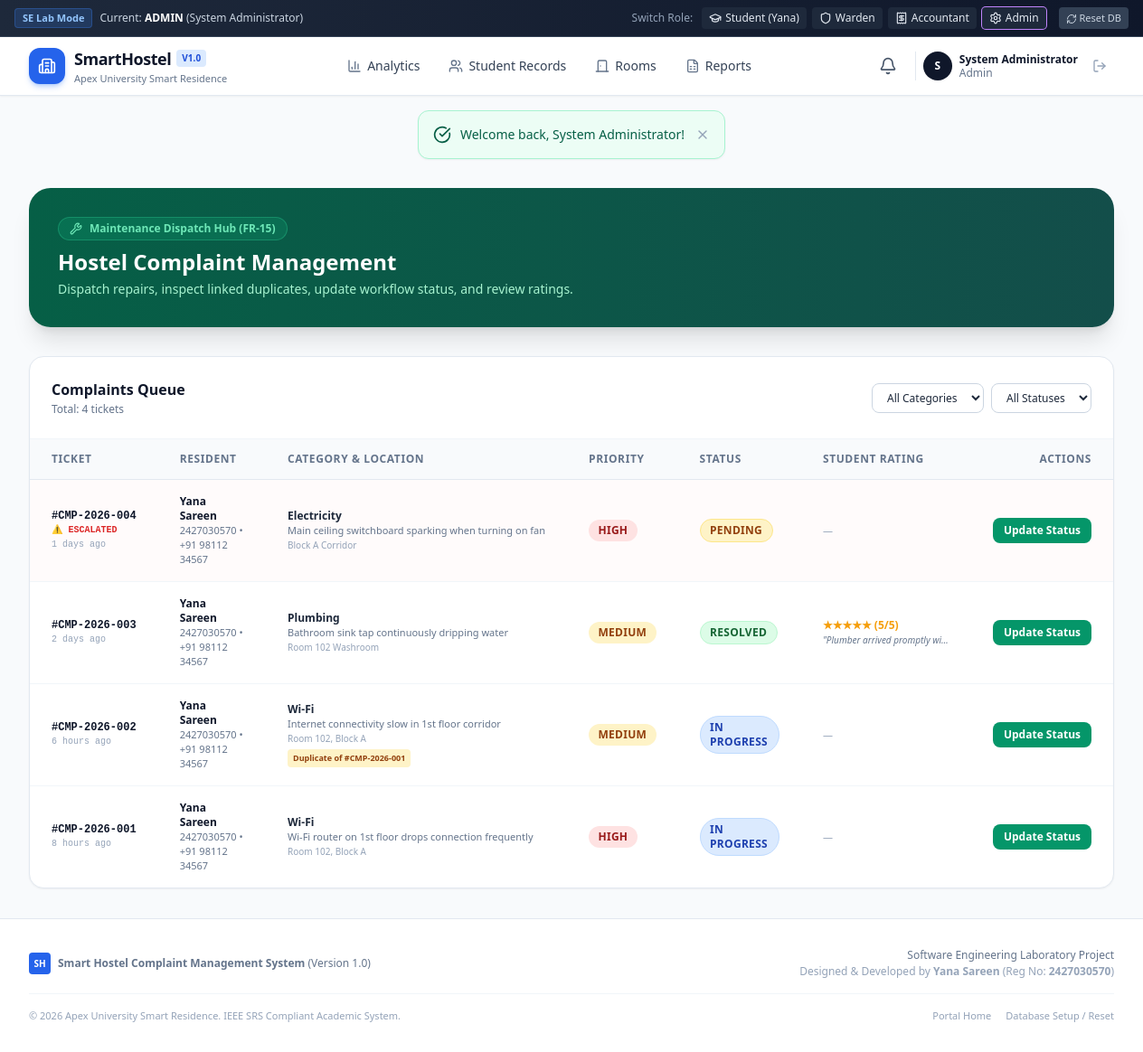
Page /warden_complaints.php (signed in) on the committed database.
### tables this page shows
CREATE TABLE `complaints` (
  `id` INT AUTO_INCREMENT PRIMARY KEY,
  `ticket_id` VARCHAR(30) NOT NULL UNIQUE,
  `student_id` INT NOT NULL,
  `room_id` INT DEFAULT NULL,
  `location_details` VARCHAR(150) DEFAULT NULL,
  `category` ENUM('Electricity', 'Plumbing', 'Wi-Fi', 'Cleaning', 'Furniture', 'Other') NOT NULL,
  `priority` ENUM('High', 'Medium', 'Low') NOT NULL DEFAULT 'Medium',
  `title` VARCHAR(150) NOT NULL,
  `description` TEXT NOT NULL,
  `status` ENUM('Pending', 'In Progress', 'Resolved') NOT NULL DEFAULT 'Pending',
  `is_escalated` TINYINT(1) NOT NULL DEFAULT 0,
  `parent_duplicate_id` INT DEFAULT NULL,
  `assigned_staff_id` INT DEFAULT NULL,
  `staff_notes` TEXT DEFAULT NULL,
  `resolved_at` DATETIME DEFAULT NULL,
  `created_at` DATETIME DEFAULT CURRENT_TIMESTAMP,
  FOREIGN KEY (`student_id`) REFERENCES `students`(`id`) ON DELETE CASCADE,
  FOREIGN KEY (`room_id`) REFERENCES `rooms`(`id`) ON DELETE SET NULL,
  FOREIGN KEY (`assigned_staff_id`) REFERENCES `users`(`id`) ON DELETE SET NULL
);

CREATE TABLE `users` (
  `id` INT AUTO_INCREMENT PRIMARY KEY,
  `name` VARCHAR(100) NOT NULL,
  `email` VARCHAR(100) NOT NULL UNIQUE,
  `password` VARCHAR(255) NOT NULL,
  `role` ENUM('student', 'warden', 'accountant', 'admin') NOT NULL DEFAULT 'student',
  `phone` VARCHAR(20) DEFAULT NULL,
  `reg_no` VARCHAR(50) DEFAULT NULL,
  `avatar` VARCHAR(255) DEFAULT 'assets/img/default-avatar.png',
  `created_at` DATETIME DEFAULT CURRENT_TIMESTAMP
);

CREATE TABLE `students` (
  `id` INT AUTO_INCREMENT PRIMARY KEY,
  `user_id` INT NOT NULL,
  `reg_no` VARCHAR(50) NOT NULL UNIQUE,
  `room_id` INT DEFAULT NULL,
  `department` VARCHAR(100) NOT NULL,
  `year` VARCHAR(20) NOT NULL DEFAULT '2nd Year',
  `gender` ENUM('Male', 'Female', 'Other') NOT NULL DEFAULT 'Female',
  `emergency_contact` VARCHAR(150) DEFAULT NULL,
  `check_in_date` DATE DEFAULT NULL,
  `check_out_date` DATE DEFAULT NULL,
  `status` VARCHAR(50) NOT NULL DEFAULT 'Active Resident',
  FOREIGN KEY (`user_id`) REFERENCES `users`(`id`) ON DELETE CASCADE,
  FOREIGN KEY (`room_id`) REFERENCES `rooms`(`id`) ON DELETE SET NULL
);

CREATE TABLE `complaint_feedback` (
  `id` INT AUTO_INCREMENT PRIMARY KEY,
  `complaint_id` INT NOT NULL UNIQUE,
  `student_id` INT NOT NULL,
  `rating` INT NOT NULL CHECK (`rating` >= 1 AND `rating` <= 5),
  `comment` TEXT DEFAULT NULL,
  `created_at` DATETIME DEFAULT CURRENT_TIMESTAMP,
  FOREIGN KEY (`complaint_id`) REFERENCES `complaints`(`id`) ON DELETE CASCADE,
  FOREIGN KEY (`student_id`) REFERENCES `students`(`id`) ON DELETE CASCADE
);

### config.php (called while the page is built, shortened)
<?php
function time_ago($datetime) {
    $time = strtotime($datetime);
    $diff = time() - $time;
    if ($diff < 86400) return floor($diff / 3600) . ' hours ago';
    if ($diff < 604800) return floor($diff / 86400) . ' days ago';
    return date('d M Y, h:i A', $time);
}

### warden_complaints.php (the view, shortened to what this page needs)
<?php
require_once __DIR__ . '/config.php';
$db = get_db();
$sql_cmp = "SELECT c.*, s.reg_no, u.name as student_name, u.phone as student_phone, r.room_number, r.block,
                   cf.rating, cf.comment as feedback_comment,
                   p.ticket_id as parent_ticket_num
            FROM complaints c
            JOIN students s ON c.student_id = s.id
            JOIN users u ON s.user_id = u.id
            LEFT JOIN rooms r ON c.room_id = r.id
            LEFT JOIN complaint_feedback cf ON c.id = cf.complaint_id
            LEFT JOIN complaints p ON c.parent_duplicate_id = p.id
            WHERE 1=1 ";
$params_cmp = [];
$sql_cmp .= " ORDER BY c.is_escalated DESC, c.id DESC";
$stmt = $db->prepare($sql_cmp);
$stmt->execute($params_cmp);
$all_complaints = $stmt->fetchAll();
require_once __DIR__ . '/includes/header.php';
require_once __DIR__ . '/includes/navbar.php';
?>
<div class="max-w-7xl mx-auto px-4 sm:px-6 lg:px-8 py-8 space-y-8">
    <div class="bg-gradient-to-r from-emerald-800 to-teal-900 rounded-3xl p-6 sm:p-8 text-white shadow-xl flex flex-col sm:flex-row sm:items-center justify-between gap-4">
        <div>
            <div class="inline-flex items-center gap-2 px-3 py-1 rounded-full text-xs font-semibold bg-emerald-500/20 text-emerald-300 border border-emerald-400/30 mb-2">
                <i data-lucide="wrench" class="w-3.5 h-3.5"></i> Maintenance Dispatch Hub (FR-15)
            </div>
            <h1 class="text-2xl font-black">Hostel Complaint Management</h1>
            <p class="text-xs sm:text-sm text-emerald-200 mt-1">Dispatch repairs, inspect linked duplicates, update workflow status, and review ratings.</p>
        </div>
    </div>
    <div class="bg-white rounded-2xl border border-slate-200 shadow-sm overflow-hidden">
        <div class="p-6 border-b border-slate-100 flex flex-col sm:flex-row sm:items-center justify-between gap-4">
            <div>
                <h3 class="font-bold text-slate-900 text-base">Complaints Queue</h3>
                <p class="text-xs text-slate-500 mt-0.5">Total: <?= count($all_complaints) ?> tickets</p>
            </div>
            <form method="GET" action="warden_complaints.php" class="flex flex-wrap items-center gap-2 text-xs">
                <select name="cat" onchange="this.form.submit()" class="px-3 py-1.5 rounded-lg border border-slate-300 bg-white">
                    <option value="">All Categories</option>
                </select>
                <select name="status" onchange="this.form.submit()" class="px-3 py-1.5 rounded-lg border border-slate-300 bg-white">
                    <option value="">All Statuses</option>
                </select>
            </form>
        </div>
        <div class="overflow-x-auto">
            <table class="w-full text-left text-xs text-slate-600">
                <thead class="bg-slate-50 text-slate-500 uppercase tracking-wider font-semibold border-b border-slate-200">
                    <tr>
                        <th class="px-6 py-3.5">Ticket</th>
                        <th class="px-6 py-3.5">Resident</th>
                        <th class="px-6 py-3.5">Category & Location</th>
                        <th class="px-6 py-3.5">Priority</th>
                        <th class="px-6 py-3.5">Status</th>
                        <th class="px-6 py-3.5">Student Rating</th>
                        <th class="px-6 py-3.5 text-right">Actions</th>
                    </tr>
                </thead>
                <tbody class="divide-y divide-slate-100">
                    <?php foreach ($all_complaints as $c): ?>
                        <tr class="hover:bg-slate-50/80 transition <?= $c['is_escalated'] && $c['status'] !== 'Resolved' ? 'bg-red-50/30' : '' ?>">
                            <td class="px-6 py-4 font-mono font-bold text-slate-900 whitespace-nowrap">
                                #<?= htmlspecialchars($c['ticket_id']) ?>
                                <?php if ($c['is_escalated']): ?>
                                    <span class="block text-[10px] text-red-600 font-bold">⚠️ ESCALATED</span>
                                <?php endif; ?>
                                <span class="block text-[10px] text-slate-400 font-normal"><?= time_ago($c['created_at']) ?></span>
                            </td>
                            <td class="px-6 py-4">
                                <p class="font-bold text-slate-900"><?= htmlspecialchars($c['student_name']) ?></p>
                                <p class="text-[11px] text-slate-500"><?= htmlspecialchars($c['reg_no']) ?> • <?= htmlspecialchars($c['student_phone']) ?></p>
                            </td>
                            <td class="px-6 py-4">
                                <span class="font-semibold text-slate-800"><?= htmlspecialchars($c['category']) ?></span>
                                <p class="text-[11px] text-slate-500 truncate max-w-xs"><?= htmlspecialchars($c['title']) ?></p>
                                <p class="text-[10px] text-slate-400"><?= htmlspecialchars($c['location_details'] ?: 'Room ' . $c['room_number']) ?></p>
                                <?php if ($c['parent_duplicate_id']): ?>
                                    <span class="inline-block px-1.5 py-0.5 text-[9px] bg-amber-100 text-amber-800 rounded font-semibold mt-1">
                                        Duplicate of #<?= htmlspecialchars($c['parent_ticket_num'] ?? 'Parent') ?>
                                    </span>
                                <?php endif; ?>
                            </td>
                            <td class="px-6 py-4">
                                <span class="badge-status <?= $c['priority'] === 'High' ? 'badge-high' : ($c['priority'] === 'Medium' ? 'badge-medium' : 'badge-low') ?>">
                                    <?= htmlspecialchars($c['priority']) ?>
                                </span>
                            </td>
                            <td class="px-6 py-4">
                                <span class="badge-status <?= $c['status'] === 'Resolved' ? 'badge-resolved' : ($c['status'] === 'In Progress' ? 'badge-progress' : 'badge-pending') ?>">
                                    <?= htmlspecialchars($c['status']) ?>
                                </span>
                            </td>
                            <td class="px-6 py-4">
                                <?php if ($c['rating']): ?>
                                    <div class="text-amber-500 font-bold" title="<?= htmlspecialchars($c['feedback_comment']) ?>">
                                        <?= str_repeat('★', $c['rating']) ?> (<?= $c['rating'] ?>/5)
                                    </div>
                                    <p class="text-[10px] text-slate-500 italic truncate max-w-[140px]">"<?= htmlspecialchars($c['feedback_comment']) ?>"</p>
                                <?php else: ?>
                                    <span class="text-slate-400 text-[11px]">—</span>
                                <?php endif; ?>
                            </td>
                            <td class="px-6 py-4 text-right whitespace-nowrap">
                                <button onclick="openModal('updateTicketModal_<?= $c['id'] ?>')" class="px-3 py-1.5 rounded-lg bg-emerald-600 hover:bg-emerald-700 text-white font-semibold transition">
                                    Update Status
                                </button>
                            </td>
                        </tr>
                    <?php endforeach; ?>
                </tbody>
            </table>
        </div>
    </div>
</div>
<?php require_once __DIR__ . '/includes/footer.php'; ?>

### assets/css/styles.css (style rules this page uses)
:root { --primary: #2563eb; --primary-hover: #1d4ed8; --primary-light: #eff6ff; --secondary: #475569; --success: #16a34a; --warning: #f59e0b; --danger: #dc2626; --dark: #0f172a; --card-bg: #ffffff; --border-color: #e2e8f0; }
body { font-family: -apple-system, BlinkMacSystemFont, "Segoe UI", Roboto, "Helvetica Neue", Arial, sans-serif; background-color: #f8fafc; color: #1e293b; min-height: 100vh; display: flex; flex-direction: column; }
.badge-status { display: inline-flex; align-items: center; padding: 0.25rem 0.65rem; border-radius: 9999px; font-size: 0.75rem; font-weight: 600; letter-spacing: 0.025em; text-transform: uppercase; }
.badge-pending { background-color: #fef3c7; color: #92400e; border: 1px solid #fde68a; }
.badge-progress { background-color: #dbeafe; color: #1e40af; border: 1px solid #bfdbfe; }
.badge-resolved { background-color: #dcfce7; color: #166534; border: 1px solid #bbf7d0; }
.badge-high { background-color: #fee2e2; color: #991b1b; }
.badge-medium { background-color: #fef3c7; color: #92400e; }

### rows in the picture
complaints: ticket "CMP-2026-004", is_escalated "⚠️ ESCALATED", created_at "1 days ago", users.name "Yana Sareen", student.reg_no "2427030570", users.phone "+91 98112 34567", category "Electricity", title "Main ceiling switchboard sparking when turning on fan", location_details "Block A Corridor", priority "HIGH", status "PENDING"
complaints: ticket "CMP-2026-003", created_at "2 days ago", users.name "Yana Sareen", student.reg_no "2427030570", users.phone "+91 98112 34567", category "Plumbing", title "Bathroom sink tap continuously dripping water", location_details "Room 102 Washroom", priority "MEDIUM", status "RESOLVED", complaint_feedback.rating "★★★★★", complaint_feedback.rating "5", complaint_feedback.comment "Plumber arrived promptly wi…"
complaints: ticket "CMP-2026-002", created_at "6 hours ago", users.name "Yana Sareen", student.reg_no "2427030570", users.phone "+91 98112 34567", category "Wi-Fi", title "Internet connectivity slow in 1st floor corridor", location_details "Room 102, Block A", complaints.ticket_id "CMP-2026-001", priority "MEDIUM", status "IN PROGRESS"
complaints: ticket "CMP-2026-001", created_at "8 hours ago", users.name "Yana Sareen", student.reg_no "2427030570", users.phone "+91 98112 34567", category "Wi-Fi", title "Wi-Fi router on 1st floor drops connection frequently", location_details "Room 102, Block A", priority "HIGH", status "IN PROGRESS"

### other values in the picture
$current_role "ADMIN"
$user['name'] "System Administrator"
substr($user['name'] ?? 'U', 0, 1) "S"
$role "Admin"
$flash['message'] "Welcome back, System Administrator!"
count($all_complaints) "4"
APP_NAME "Smart Hostel Complaint Management System"
APP_VERSION "1.0"
HOSTEL_NAME "Apex University Smart Residence"
